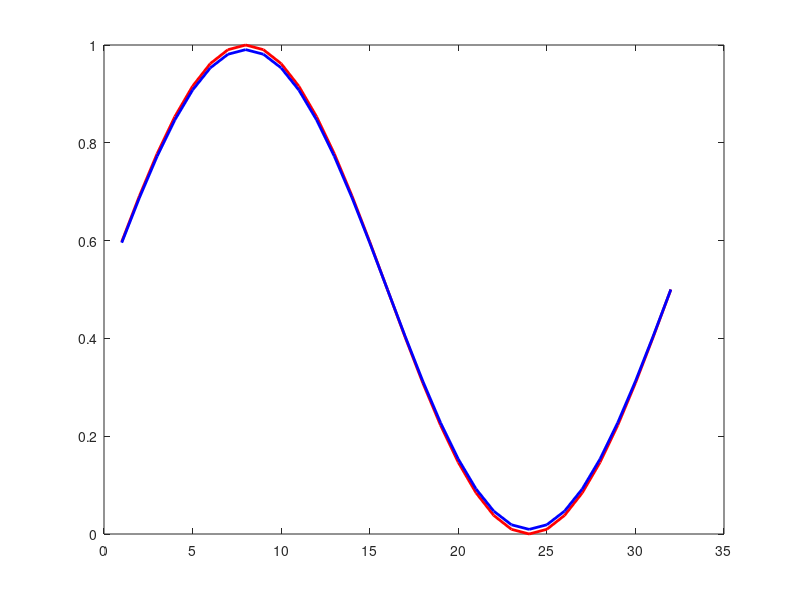

Write the MATLAB code that produced this figure.
% Solution to 1D Diffusion equation using Implicit technique.

M=1;
N=32;
dx=1.0;
for i=1:N
    c(i)=0.5*(1+sin(2*pi*M*i*dx/N));
end

plot(c, 'r', 'LineWidth', 2);
hold on

half_N=N/2;
%Fourier space discretization
delk=2*pi/N;
%Time step
dt=0.5;

for m=1:80
    c_hat=fft(c);
end

for i=1:N
    %PBC half N to include k=0 point in the fourier space
    if((i-1)<=half_N)
        k=(i-1)*delk;
    end
    if((i-1)>half_N)
        k=(i-1-N)*delk;
    end
    k_e=k^2;
    c_hat(i)=c_hat(i)/(1+k_e*dt);
end
c=real(ifft(c_hat));
%end
plot(c, 'b', 'LineWidth', 2);